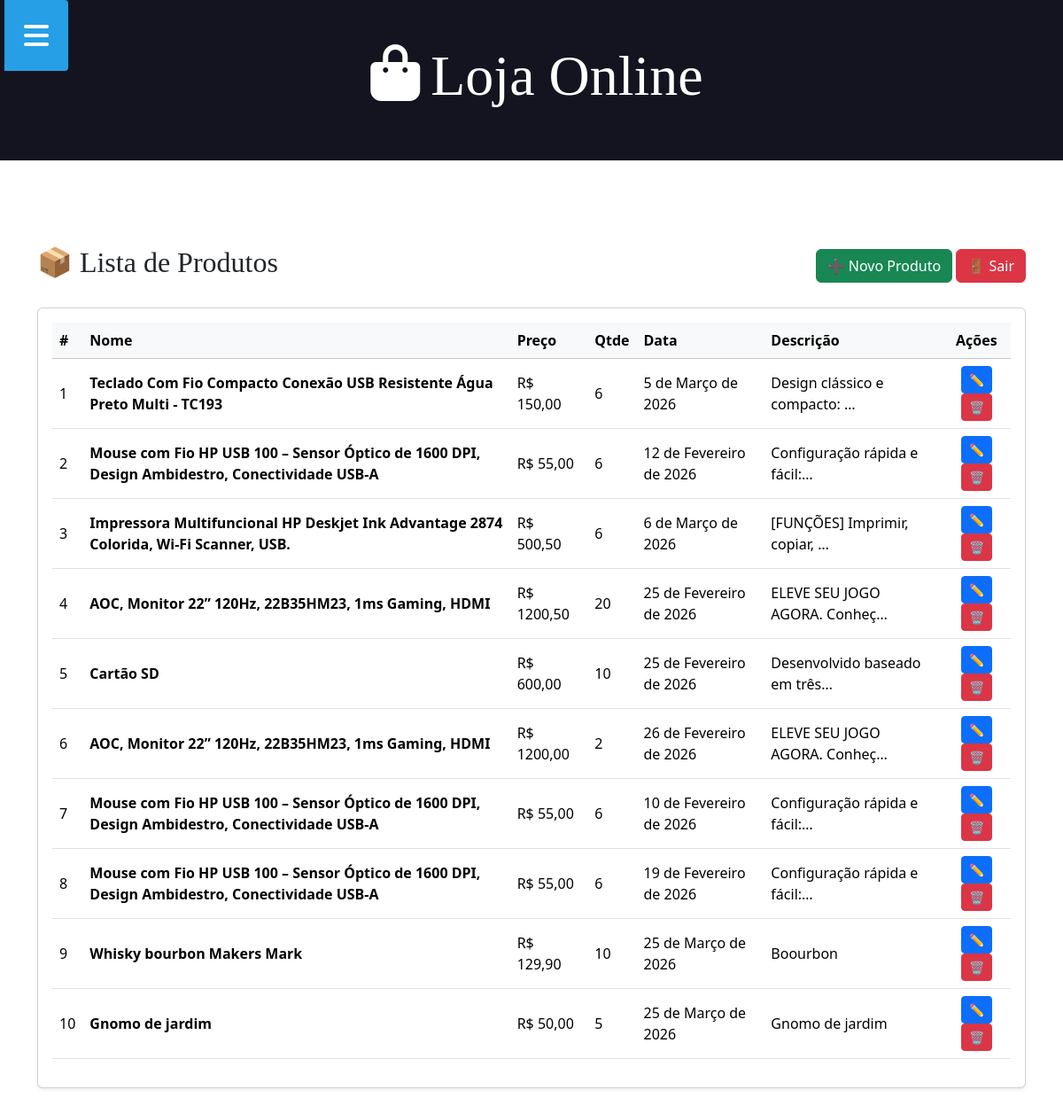
/produto/ (signed in), run on an earlier commit of the app's database.
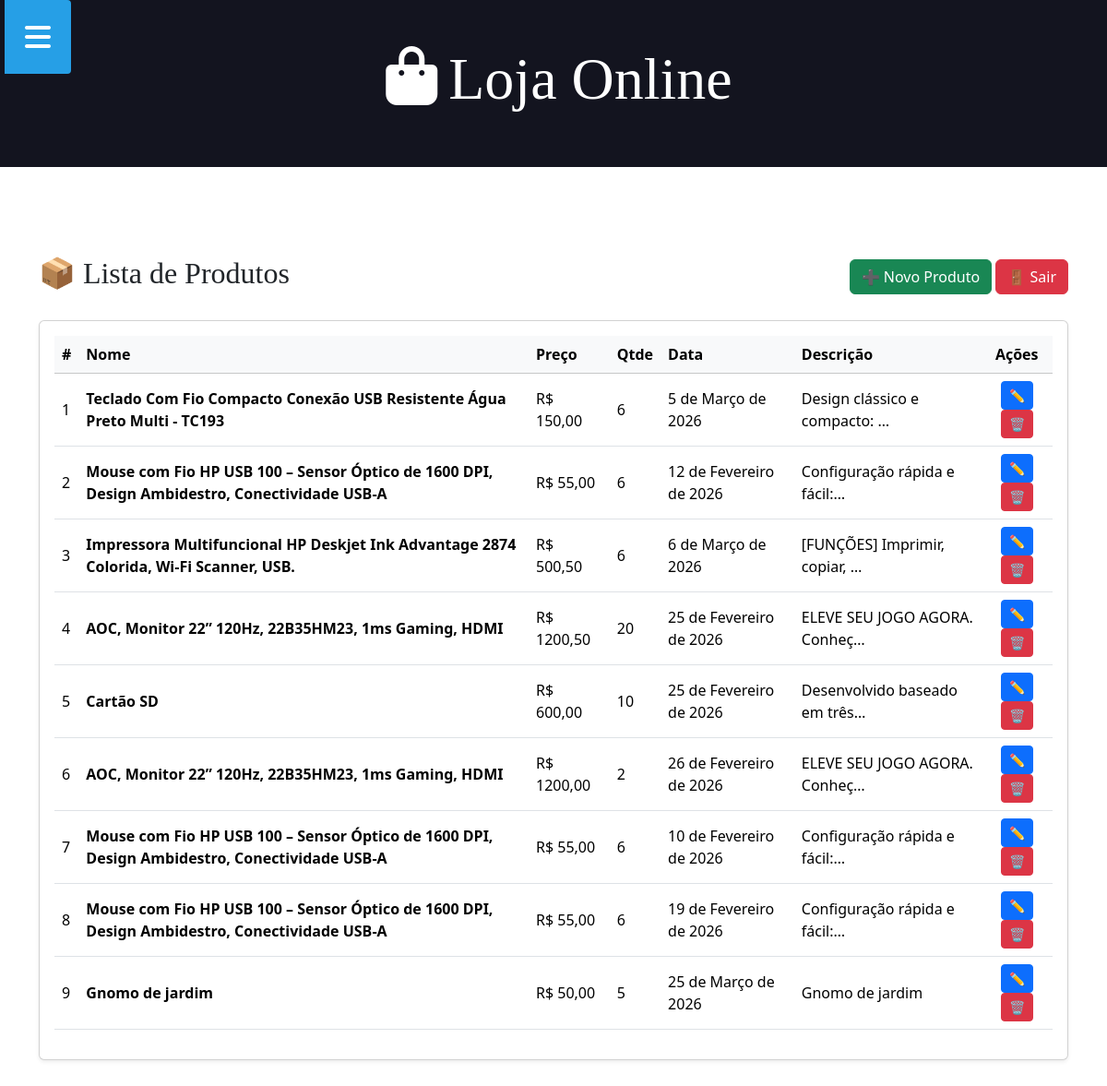
And on a later commit of the database.
### aplicacao/models.py (models this page shows, shortened)
class Produto(models.Model):
    nome = models.CharField(max_length=100, null=True, blank=True)
    preco = models.DecimalField(decimal_places=2, max_digits=10, null=True, blank=True)
    qtde = models.IntegerField(null=True, blank=True)
    descricao = models.TextField(null=True, blank=True)
    data = models.DateField(null=True, blank=True)
    imagem = models.ImageField(upload_to='produtos/', null=True, blank=True)

### aplicacao/views.py (the view)
# urls.py: path('produto/', produto, name="urlproduto"),
@login_required(login_url="urlentrar")
def produto(request):
    produtos = Produto.objects.all()
    context = {'produtos': produtos}
    return render(request, "produto.html", context)

### aplicacao/templates/produto.html (shortened to what this page needs)
{% extends 'global/base.html' %}
{% block content %}
<div class="container mt-5">
    <div class="d-flex justify-content-between align-items-center mb-4">
        <h2>📦 Lista de Produtos</h2>
        <div>
            <a href="{% url 'urlcadastrarProduto' %}" class="btn btn-success">
                ➕ Novo Produto
            </a>
            <a href="{% url 'urlsair' %}" class="btn btn-danger">
                🚪 Sair
            </a>
        </div>
    </div>
    <div class="card shadow-sm p-3">
        <div class="table-responsive">
            <table class="table table-hover align-middle">
                <thead class="table-light">
                    <tr>
                        <th>#</th>
                        <th>Nome</th>
                        <th>Preço</th>
                        <th>Qtde</th>
                        <th>Data</th>
                        <th>Descrição</th>
                        <th class="text-center">Ações</th>
                    </tr>
                </thead>
                <tbody>
                    {% for p in produtos %}
                    <tr>
                        <td>{{ forloop.counter }}</td>
                        <td class="fw-semibold">{{ p.nome }}</td>
                        <td>R$ {{ p.preco }}</td>
                        <td>{{ p.qtde }}</td>
                        <td>{{ p.data }}</td>
                        <td>
                            {{ p.descricao|truncatechars:30 }}
                        </td>
                        <td class="text-center">
                            <a href="{% url 'urleditarProduto' p.id %}" class="btn btn-sm btn-primary">
                                ✏️
                            </a>
                            <form action="{% url 'urlexcluirProduto' p.id %}" method="POST" style="display:inline;">
                                <button type="submit" class="btn btn-sm btn-danger">
                                    🗑️
                                </button>
                            </form>
                        </td>
                    </tr>
                    {% empty %}
                    <tr>
                        <td colspan="7" class="text-center text-muted">
                            Nenhum produto cadastrado.
                        </td>
                    </tr>
                    {% endfor %}
                </tbody>
            </table>
        </div>
    </div>
</div>
{% endblock %}

What changed in the data, as far as the page shows it:
removed Produto: nome "Whisky bourbon Makers Mark", preco "129,90", qtde "10", data "25 de Março de 2026", descricao "Boourbon"
